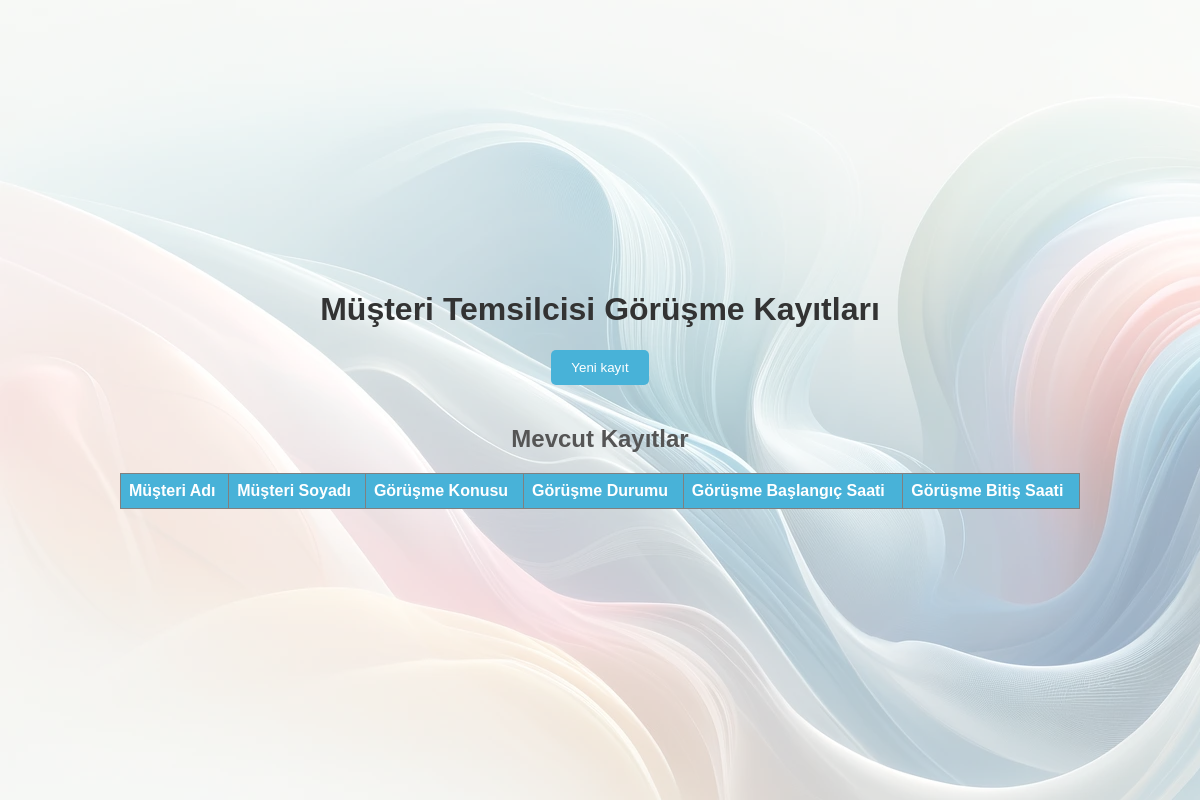
Page /personel/musteri_temsilcisi/cagri_listesi_menu/ (signed in) on the earlier database version.
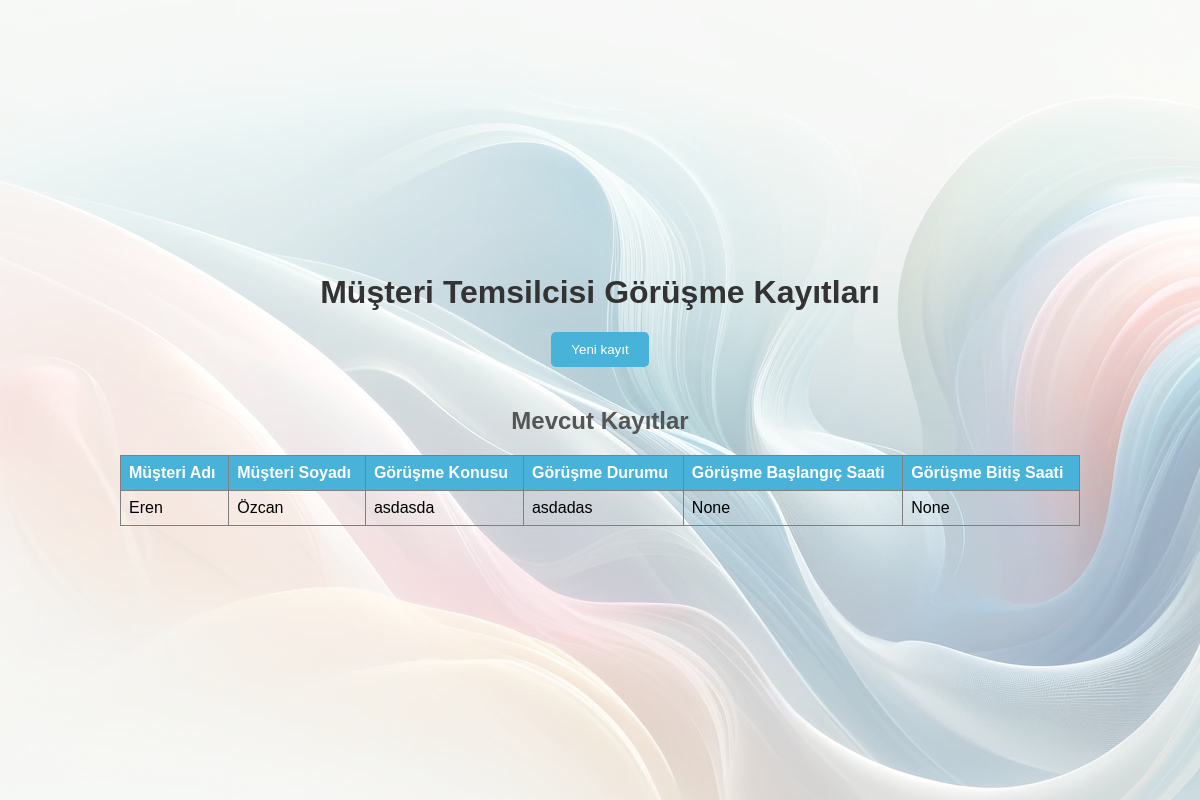
Same page on the later database version.
### personel_takip_sistemi/models.py (models this page shows)
class GorusmeKaydi(models.Model):
    Musteri_ad = models.CharField(max_length=100)
    Musteri_soyad = models.CharField(max_length=100)
    MusteriTemsilcisi = models.ForeignKey(MusteriTemsilcisi, on_delete=models.CASCADE)
    GORUSME_KONU_CHOICES = [
        ('Arıza', 'Arıza'),
        ('Talep', 'Talep'),
        ('Bilgi', 'Bilgi')
    ]
    GORUSME_KONU = models.CharField(max_length=10, choices=GORUSME_KONU_CHOICES)
    GORUSME_DURUMU_CHOICES = [
        ('Tamamlandı', 'Tamamlandı'),
        ('Takip ediliyor', 'Takip ediliyor'),
        ('Sorun çözülemedi', 'Sorun çözülemedi')
    ]
    GORUSME_DURUMU = models.CharField(max_length=20, choices=GORUSME_DURUMU_CHOICES)
    GORUSME_BASLANGIC_TARIHI = models.DateTimeField()
    GORUSME_BITIS_TARIHI = models.DateTimeField()

### personel_takip_sistemi/decorators.py (the view)
    def wrap(request, *args, **kwargs):
        user = request.user
        if user.USER_TYPE == "MusteriTemsilcisi" or user.is_superuser == True:
            return function(request, *args, **kwargs)
        else:
            raise PermissionDenied

### personel_takip_sistemi/views.py (called while the page is built)
@login_required
@user_is_musteri_temsilcisi
def musteri_temsilcisi_cagri_listesi_menusu(request):
    context = []
    kayitlar = GorusmeKaydi.objects.all()
    for kayit in kayitlar:
        context.append({
            'Musteri_ad': kayit.Musteri_ad,
            'Musteri_soyad': kayit.Musteri_soyad,
            'GORUSME_KONU': kayit.GORUSME_KONU,
            'GORUSME_DURUMU': kayit.GORUSME_DURUMU,
            'GORUSME_BASLANGIC_TARIHI': kayit.GORUSME_BASLANGIC_TARIHI,
            'GORUSME_BITIS_TARIHI': kayit.GORUSME_BITIS_TARIHI,
        })
    return render(request, 'app/musteri_temsilcisi/gorusme_kaydı.html', {'context': kayitlar})

### personel_takip_sistemi/templates/app/musteri_temsilcisi/gorusme_kaydı.html (shortened to what this page needs)
{% load static %}
<!DOCTYPE html>
<html lang="en">
<head>
    <link rel="stylesheet" href="{% static 'assets/css/gorusmestyle.css' %}">
</head>
<body>
<div class="layer"></div>
<h1>Müşteri Temsilcisi Görüşme Kayıtları</h1>
<button type="button" id="yeniCagriBtn">Yeni kayıt</button>
<h2>Mevcut Kayıtlar</h2>
<table border="1">
    <thead>
    <tr>
        <th>Müşteri Adı</th>
        <th>Müşteri Soyadı</th>
        <th>Görüşme Konusu</th>
        <th>Görüşme Durumu</th>
        <th>Görüşme Başlangıç Saati</th>
        <th>Görüşme Bitiş Saati</th>
    </tr>
    </thead>
    <tbody id="kayıtlar">
    {% for kayit in context %}
        <tr>
            <td>{{ kayit.Musteri_ad }}</td>
            <td>{{ kayit.Musteri_soyad }}</td>
            <td>{{ kayit.GORUSME_KONU }}</td>
            <td>{{ kayit.GORUSME_DURUMU }}</td>
            <td>{{ kayit.GORUSME_BASLANGIC_TARIHI }}</td>
            <td>{{ kayit.GORUSME_BITIS_TARIHI }}</td>
        </tr>
    {% endfor %}
    </tbody>
</table>
</body>
</html>

### personel_takip_sistemi/static/assets/css/gorusmestyle.css (style rules this page uses)
body { font-family: Arial, sans-serif; background: url("/static/assets/img/hero-bg-light.webp"); margin: 0; padding: 0; display: flex; flex-direction: column; align-items: center; justify-content: center; height: 100vh; }
.layer { position: absolute; top: 0; left: 0; width: 100%; height: 100%; background-color: rgba(255, 255, 255, 0.5); z-index: 1; }
h1 { color: #333; margin-top: 20px; z-index: 2; }
h2 { color: #555; margin-top: 20px; z-index: 2; }
button { background-color: #48b2d8; color: white; padding: 10px 20px; border: none; border-radius: 5px; cursor: pointer; margin-bottom: 20px; z-index: 2; }
table { width: 80%; border-collapse: collapse; margin-bottom: 20px; z-index: 2; }
th, td { text-align: left; padding: 8px; }
th { background-color: #48b2d8; color: white; }

Differences in the rows shown:
added GorusmeKaydi: Musteri_ad "Eren", Musteri_soyad "Özcan", GORUSME_KONU "asdasda", GORUSME_DURUMU "asdadas", GORUSME_BASLANGIC_TARIHI "None", GORUSME_BITIS_TARIHI "None"
